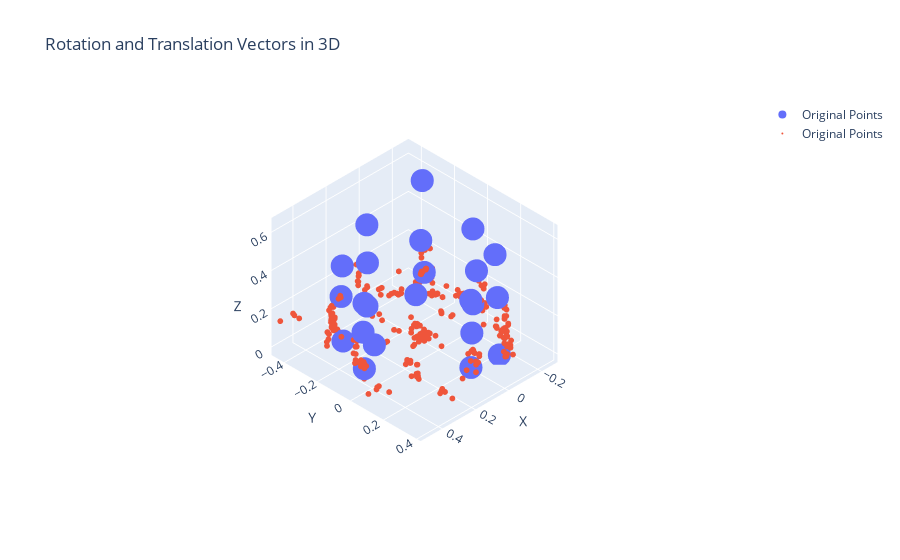

Write notebook code for a chart like this one.
### Code cell
import plotly.graph_objs as go

# Create a 3D scatter plot
fig = go.Figure(data=[go.Scatter3d(x=cameras['wcx'], y=cameras['wcy'],
                z=cameras['wcz'], mode='markers', name='Original Points'),
    go.Scatter3d(x=points['x'], y=points['y'],
                 z=points['z'], mode='markers', name='Original Points', marker=dict(size=2))])

# Add labels to the plot
fig.update_layout(scene=dict(xaxis_title='X', yaxis_title='Y', zaxis_title='Z'),
                  title='Rotation and Translation Vectors in 3D')
fig.layout.scene.camera.projection.type = "orthographic"
fig.show()

### Figure 1 — Plotly figure (JSON) as saved in the notebook; plotly's stock layout.template omitted (floating-point values rounded to 4 significant figures; data arrays with more than 128 entries replaced by an {"elided": "..."} marker saying what was removed)
{"data": [{"mode": "markers", "name": "Original Points", "type": "scatter3d", "x": [0.2839, 0.3115, 0.3383, 0.4224, 0.4315, 0.423, 0.3394, 0.3971, 0.1085, 0.1148, 0.1159, -0.1238, -0.1291, -0.1259, -0.2275, -0.2308, -0.222, -0.1421, -0.143, -0.151, 0.08551, 0.0761, 0.09186], "y": [-0.2988, -0.2782, -0.2397, -0.02879, -0.02554, -0.02612, 0.2012, 0.008528, 0.302, 0.3145, 0.3102, 0.216, 0.2252, 0.2403, -0.02118, -0.002963, -0.01595, -0.2417, -0.2516, -0.2389, -0.3486, -0.3545, -0.3416], "z": [0.3909, 0.2554, 0.05536, 0.3999, 0.255, 0.05965, 0.5183, 0.1889, 0.4244, 0.2625, 0.08056, 0.5038, 0.2814, -0.00937, 0.4676, 0.2563, 0.08131, 0.6532, 0.3344, 0.1699, 0.4818, 0.2754, 0.06358]}, {"marker": {"size": 2}, "mode": "markers", "name": "Original Points", "type": "scatter3d", "x": {"elided": "417 float values"}, "y": {"elided": "417 float values"}, "z": {"elided": "417 float values"}}], "layout": {"scene": {"camera": {"projection": {"type": "orthographic"}}, "xaxis": {"title": {"text": "X"}}, "yaxis": {"title": {"text": "Y"}}, "zaxis": {"title": {"text": "Z"}}}, "title": {"text": "Rotation and Translation Vectors in 3D"}}}
